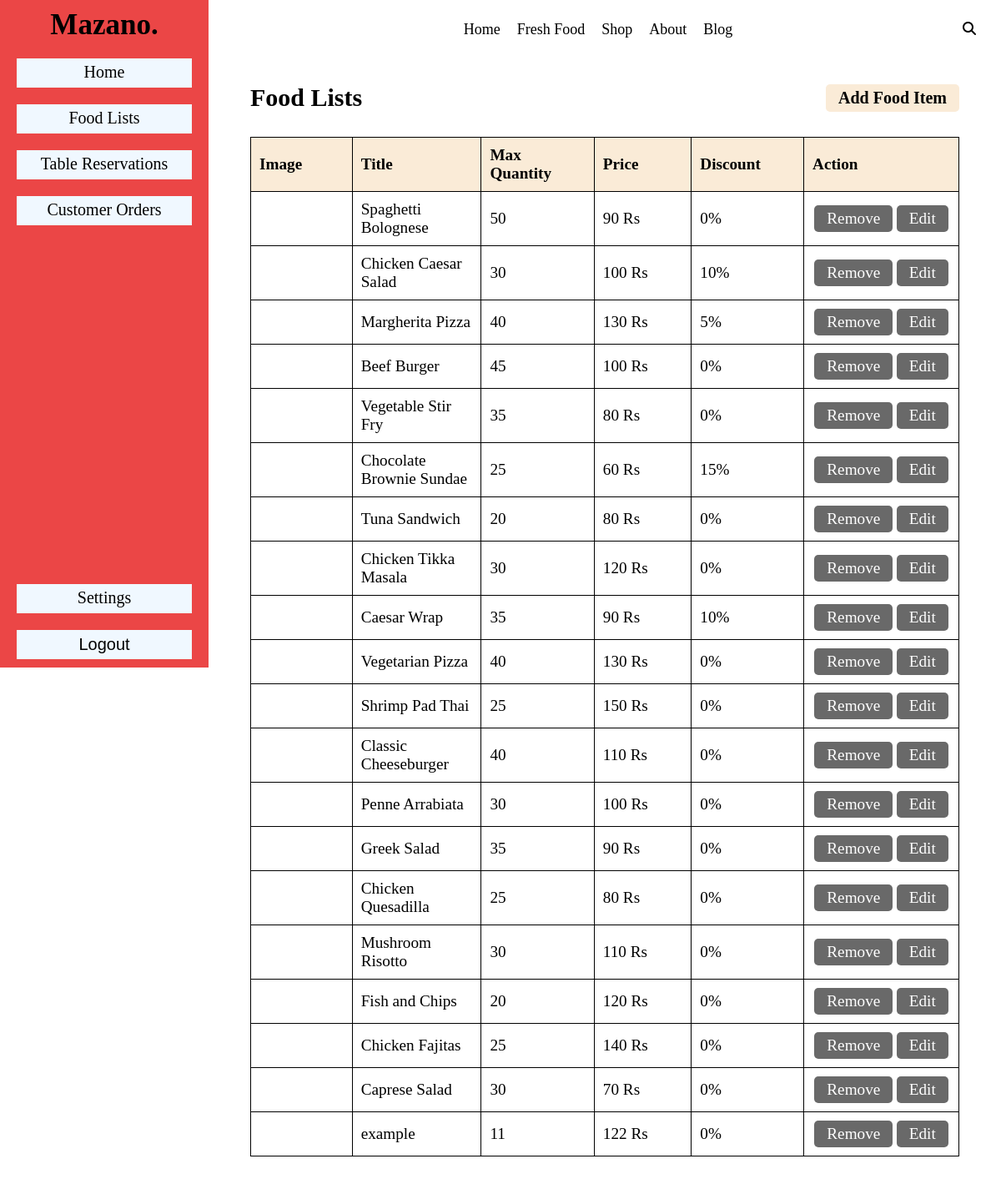
/roles/food_lists.php (signed in), run on the app's committed database.
### tables this page shows
CREATE TABLE `fooditems` (
  `id` int(11) NOT NULL,
  `food_name` varchar(30) NOT NULL,
  `food_category` varchar(30) NOT NULL,
  `food_description` varchar(255) NOT NULL,
  `food_ingredients` varchar(255) NOT NULL,
  `price` int(10) NOT NULL,
  `quantity` int(100) NOT NULL,
  `discount_percentage` int(100) DEFAULT NULL,
  `primary_img` varchar(255) NOT NULL,
  `set_of_imgs` varchar(255) DEFAULT NULL
);

### roles/food_lists.php (the view, shortened to what this page needs)
<?php
    include("./header.php");
    $food_lists_query = "SELECT * FROM fooditems";
    $food_lists = mysqli_query($conn, $food_lists_query);
?>
            <section class="main-section">
                <div class="title">
                    <span>
                        Food Lists
                    </span>
                    <span class="btns">
                        <a href="#" class = "add-modal">
                            Add Food Item
                        </a>
                    </span>
                </div>
                <div class="table-details">
                    <table>
                        <thead>
                            <tr>
                                <td>Image</td>
                                <td>Title</td>
                                <td>Max Quantity</td>
                                <td>Price</td>
                                <td>Discount</td>
                                <td>Action</td>
                            </tr>
                        </thead>
                        <tbody>
                            <?php if(mysqli_num_rows($food_lists) > 0):  ?>
                            <?php while($data = mysqli_fetch_assoc($food_lists)): ?>
                                <tr>
                                    <td class = "img">
                                    </td>
                                    <td><?= $data['food_name'] ?></td>
                                    <td><?= $data['quantity'] ?></td>
                                    <td><?= $data['price'] ?> Rs</td>
                                    <td><?= $data['discount_percentage'] ?>%</td>
                                    <td class = "actions">
                                        <div>
                                            <div class = "remove-food-item" data-foodid="<?= $data['id'] ?>" >Remove</div>
                                            <div class = "add-food" data-editid = "<?= $data['id'] ?>">Edit</div>
                                        </div>
                                    </td>
                                </tr>
                            <?php endwhile; ?>
                            <?php endif; ?>
                        </tbody>
                    </table>
                </div>
            </section>
        </section>
    </main>
</body>
</html>

### css/staff_food_lists.css (style rules this page uses)
* { padding: 0; margin: 0; box-sizing: border-box; }
body { --background-color: #000; --pure-background: #000; --color: #fff; --scroll-color: #a3a3a3; font-size: 16px; overflow-x: hidden; scroll-behavior: smooth; }
a { color: #000; text-decoration: none; }
.main-section { padding: 30px 50px; overflow-y: scroll; margin-left: 250px; }
.main-section .title { display: flex; justify-content: space-between; align-items: center; font-size: 30px; font-weight: 600; }
.main-section .title .btns { display: flex; justify-content: center; align-items: center; font-size: 20px; border-radius: 5px; background-color: antiquewhite; padding: 5px 15px; cursor: pointer; }
.table-details { padding: 30px 0; }
table { width: 100%; border-collapse: collapse; }
table thead tr { background-color: antiquewhite; }
table thead td { font-size: 20px; font-weight: 600; }
table tr td { border: 1px solid black; padding: 10px; width: 200px; font-size: 1.2rem; }
table tbody :is(.img, img ) { text-align: center; width: 150px; height: auto; }
table tbody .actions > div { display: flex; justify-content: space-around; align-items: center; }
table tbody .actions > div > div { background-color: rgb(105, 105, 105); padding: 5px 15px; border-radius: 5px; color: white; cursor: pointer; }

### data on the page
fooditems: food_name "Spaghetti Bolognese", quantity "50", price "90", discount_percentage "0"
fooditems: food_name "Chicken Caesar Salad", quantity "30", price "100", discount_percentage "10"
fooditems: food_name "Margherita Pizza", quantity "40", price "130", discount_percentage "5"
fooditems: food_name "Beef Burger", quantity "45", price "100", discount_percentage "0"
fooditems: food_name "Vegetable Stir Fry", quantity "35", price "80", discount_percentage "0"
fooditems: food_name "Chocolate Brownie Sundae", quantity "25", price "60", discount_percentage "15"
fooditems: food_name "Tuna Sandwich", quantity "20", price "80", discount_percentage "0"
fooditems: food_name "Chicken Tikka Masala", quantity "30", price "120", discount_percentage "0"
fooditems: food_name "Caesar Wrap", quantity "35", price "90", discount_percentage "10"
fooditems: food_name "Vegetarian Pizza", quantity "40", price "130", discount_percentage "0"
fooditems: food_name "Shrimp Pad Thai", quantity "25", price "150", discount_percentage "0"
fooditems: food_name "Classic Cheeseburger", quantity "40", price "110", discount_percentage "0"
fooditems: food_name "Penne Arrabiata", quantity "30", price "100", discount_percentage "0"
fooditems: food_name "Greek Salad", quantity "35", price "90", discount_percentage "0"
fooditems: food_name "Chicken Quesadilla", quantity "25", price "80", discount_percentage "0"
fooditems: food_name "Mushroom Risotto", quantity "30", price "110", discount_percentage "0"
fooditems: food_name "Fish and Chips", quantity "20", price "120", discount_percentage "0"
fooditems: food_name "Chicken Fajitas", quantity "25", price "140", discount_percentage "0"
fooditems: food_name "Caprese Salad", quantity "30", price "70", discount_percentage "0"
fooditems: food_name "example", quantity "11", price "122", discount_percentage "0"
